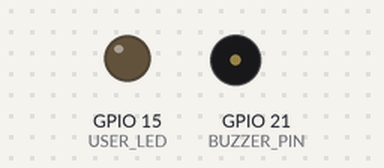
Simulated run of this sketch. Board: ESP32-C6. Shown: output pins drawn as LEDs (lit = HIGH), buzzer (waves = sounding). WiFi joins after 1.5 s; servers stay silent unless stated; random numbers use the default seed unless the sketch sets one; no MQTT or app messages arrive unless stated; what the sketch prints to the serial monitor is not drawn.

Above: at 4.87 s.
At 6.97 s:
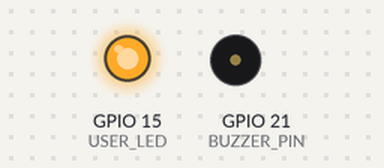
Timing chart, 0 to 7.8 s (numbered marks = the images above):
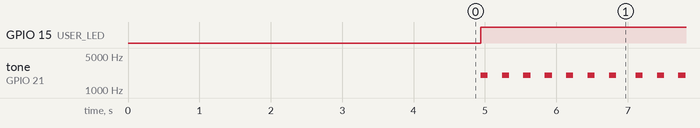

Measured:
- by itself, GPIO 15 (USER_LED): LOW → HIGH at 4.9 s
- by itself, tone on GPIO 21 (BUZZER_PIN): alternates 2000 Hz for 0.10 s and silent for 0.20 s

The sketch:

esp32c6_smart_entryway.ino
```cpp
/**
 * XIAO ESP32-C6 스마트 현관 외출 비서 (통합 테스트 - 수정 완료)
 * "아차, 우산!" AI 기반 외출 알림 시스템 (ESP32-C6 버전)
 *
 * 기능:
 * 1. Wi-Fi 연결 및 날씨 API (KMA) 확인
 * 2. PIR 센서로 사람 감지 (GPIO 1)
 * 3. Mock 객체 인식 (ESP32-C6는 카메라/PSRAM 없음)
 * 4. 로직: 비가 오는데 우산 없음 → 빨간 LED + 부저 경고
 * 5. 우산 챙김 → 초록 LED + 기분 좋은 알림음
 * 6. MQTT로 상태 전송
 * 7. Claude API로 알림 문구 생성 (Mock)
 *
 * 하드웨어 (수정 완료):
 * - XIAO ESP32-C6 (RISC-V 듀얼 코어, 512KB SRAM, 4MB Flash)
 * - 내장 LED (GPIO 15): 빨간색/초록색 표시
 * - 부저 (GPIO 21, D3): 경고음/알림음 (PWM)
 * - PIR 센서 (GPIO 1, D1): 사람 감지
 *
 * 핀 맵 (수정 완료):
 * - GPIO 15: 내장 LED ✓
 * - GPIO 16: UART0 TX (시리얼 통신용) ⚠ 사용 금지
 * - GPIO 17: UART0 RX (시리얼 통신용) ⚠ 사용 금지
 * - GPIO 1: PIR 센서 ✓
 * - GPIO 21: 부저 ✓
 *
 * 참고: GPIO 16, 17은 UART0 기본 핀으로 사용됩니다
 * 부저/PIR 센서에는 GPIO 1, 21 등 일반 GPIO를 사용해야 합니다
 */

#include <WiFi.h>
#include <PubSubClient.h>
#include <HTTPClient.h>
#include <ArduinoJson.h>

// ========== WiFi 설정 ==========
const char* ssid = "ICEE";
const char* password = "icee2026";

// ========== MQTT 설정 ==========
const char* mqtt_server = "192.168.0.43";
const int mqtt_port = 1883;
const char* mqtt_topic_weather = "PSEE/entryway/weather";
const char* mqtt_topic_detection = "PSEE/entryway/detection";
const char* mqtt_topic_alert = "PSEE/entryway/alert";
const char* mqtt_topic_llm = "PSEE/entryway/llm_message";

// ========== 하드웨어 핀 (ESP32-C6 수정 완료) ==========
#define USER_LED 15      // 내장 LED (GPIO 15)
#define BUZZER_PIN 21    // 부저 (GPIO 21, D3) - UART 핀 회피
#define PIR_SENSOR 1     // PIR 센서 (GPIO 1, D1) - UART 핀 회피

// UART0 기본 핀 (시리얼 통신용):
// GPIO 16: TX (송신) - 사용 금지!
// GPIO 17: RX (수신) - 사용 금지!
// 부저/PIR 센서에는 GPIO 1, 21 등 일반 GPIO 사용

// ========== 시연 모드 설정 ==========
#define DEMO_MODE  true  // true: 시연용 Mock 사용, false: PIR 센서 사용
#define USE_PIR_SENSOR false  // true: PIR 센서 사용, false: Mock

// ========== 글로벌 변수 ==========
WiFiClient espClient;
PubSubClient client(espClient);

// 시스템 상태
bool wifiConnected = false;
bool mqttConnected = false;
bool pirSensorReady = false;

// 날씨 상태
bool isRaining = false;
String weatherCondition = "맑음";
float temperature = 20.0;

// 객체 인식 상태 (Mock)
bool personDetected = false;
bool umbrellaDetected = false;

// 시연용 강제 날씨 설정 (DEMO_MODE가 true일 때만 사용)
bool demoRaining = true;           // 시연용: 비 오는 상태 강제
bool demoPersonDetected = true;    // 시연용: 사람 감지 강제
bool demoUmbrellaDetected = false; // 시연용: 우산 없음 강제 (시나리오 1)

// LED/부저 상태
unsigned long lastAlertTime = 0;
const unsigned long alertInterval = 2000;  // 2초마다 경고

// ========== 함수 프로토타입 ==========
void setup_wifi();
void setup_mqtt();
void setup_hardware();
void setup_pir_sensor();
void reconnect();
bool fetch_weather_kma();
bool fetch_weather_mock();
void check_alert_logic();
void set_alert(bool alertActive);
void play_alert_sound(bool warning);
void publish_weather();
void publish_detection();
void publish_alert(String message);
void publish_llm_message(String message);
String generate_llm_message_mock();
bool read_pir_sensor();

void setup() {
  Serial.begin(115200);
  delay(1000);

  Serial.println("\n\n╔════════════════════════════════════════════════╗");
  Serial.println("║   스마트 현관 외출 비서 (ESP32-C6 버전)    ║");
  Serial.println("║           \"아차, 우산!\" AI 시스템             ║");
  Serial.println("╚════════════════════════════════════════════════╝\n");

  // 하드웨어 초기화
  setup_hardware();

  // PIR 센서 초기화 (선택사항)
  if (USE_PIR_SENSOR) {
    setup_pir_sensor();
  }

  // Wi-Fi 연결
  setup_wifi();

  if (wifiConnected) {
    // MQTT 연결
    setup_mqtt();
  }

  // 시스템 준비 상태 출력
  Serial.println("\n════════════════════════════════════════════════");
  Serial.println("시스템 상태 요약 (수정 완료):");
  Serial.printf("  보드: XIAO ESP32-C6 (RISC-V)\n");
  Serial.printf("  메모리: SRAM %dKB, Flash %dMB\n",
                ESP.getHeapSize() / 1024, ESP.getFlashChipSize() / (1024 * 1024));
  Serial.printf("  Wi-Fi: %s\n", wifiConnected ? "✓ 연결됨" : "✗ 연결 실패");
  Serial.printf("  MQTT: %s\n", mqttConnected ? "✓ 연결됨" : "✗ 연결 실패");
  Serial.printf("  PIR 센서: %s (GPIO %d)\n", pirSensorReady ? "✓ 준비됨" : "✗ 사용 안 함", PIR_SENSOR);
  Serial.printf("  부저: GPIO %d (D3)\n", BUZZER_PIN);
  Serial.printf("  시연 모드: %s\n", DEMO_MODE ? "ON (Mock)" : "OFF (실제 센서)");
  Serial.println("════════════════════════════════════════════════\n");

  Serial.println("⚠ 핀 할당 (수정 완료):");
  Serial.println("  - GPIO 15: 내장 LED ✓");
  Serial.println("  - GPIO 16: UART0 TX (시리얼 통신용) - 사용 금지!");
  Serial.println("  - GPIO 17: UART0 RX (시리얼 통신용) - 사용 금지!");
  Serial.println("  - GPIO 1: PIR 센서 (D1) ✓");
  Serial.println("  - GPIO 21: 부저 (D3) ✓\n");

  if (wifiConnected && mqttConnected) {
    Serial.println("✓ 모든 시스템 준비 완료!\n");
    Serial.println("시연 시나리오:");
    Serial.println("1. 날씨: 비 (시연 모드 강제)");
    Serial.println("2. 사람: Mock으로 감지");
    Serial.println("3. 우산: Mock으로 인식");
    Serial.println("   → 우산 없음: 빨간 LED + 부저 경고");
    Serial.println("   → 우산 있음: 초록 LED + 기분 좋은 알림\n");
    Serial.println("참고: ESP32-C6는 내장 카메라/PSRAM이 없어서");
    Serial.println("실제 객체 인식은 외장 카메라 + 별도 AI 모듈 필요\n");
  } else {
    Serial.println("✗ 일부 시스템 준비 실패!\n");
  }

  delay(2000);
}

void loop() {
  // MQTT 연결 유지
  if (wifiConnected) {
    if (!client.connected()) {
      mqttConnected = false;
      reconnect();
    }
    client.loop();
  }

  // 모든 시스템 준비된 경우에만 실행
  if (wifiConnected && mqttConnected) {
    // 날씨 확인 (5분마다)
    static unsigned long lastWeatherCheck = 0;
    if (millis() - lastWeatherCheck >= 300000 || lastWeatherCheck == 0) {
      lastWeatherCheck = millis();

      if (DEMO_MODE) {
        fetch_weather_mock();
      } else {
        fetch_weather_kma();
      }

      if (mqttConnected) {
        publish_weather();
      }
    }

    // 객체 감지 (시연용 Mock, 2초마다)
    static unsigned long lastDetection = 0;
    if (millis() - lastDetection >= 2000) {
      lastDetection = millis();

      if (DEMO_MODE) {
        // Mock 감지
        personDetected = demoPersonDetected;
        umbrellaDetected = demoUmbrellaDetected;

        Serial.println("────────────────────────────────────────────────");
        Serial.println("객체 감지 (Mock):");
        Serial.printf("  사람 감지: %s\n", personDetected ? "예" : "아니오");
        Serial.printf("  우산 감지: %s\n", umbrellaDetected ? "예" : "아니오");
        Serial.println("────────────────────────────────────────────────\n");
      } else if (USE_PIR_SENSOR && pirSensorReady) {
        // PIR 센서 사용
        personDetected = read_pir_sensor();
        umbrellaDetected = false;  // PIR은 사람만 감지

        Serial.println("────────────────────────────────────────────────");
        Serial.println("객체 감지 (PIR 센서 - GPIO 1):");
        Serial.printf("  사람 감지: %s\n", personDetected ? "예" : "아니오");
        Serial.println("────────────────────────────────────────────────\n");
      }

      if (mqttConnected) {
        publish_detection();
      }

      // 경고 로직 체크
      check_alert_logic();
    }

    // 경고 상태 유지 (2초 간격)
    if (isRaining && personDetected && !umbrellaDetected) {
      set_alert(true);
    } else {
      set_alert(false);
    }
  }

  delay(100);
}

// ========== Wi-Fi 설정 ==========
void setup_wifi() {
  Serial.println("════════════════════════════════════════════════");
  Serial.println("Wi-Fi 연결 시작");
  Serial.println("════════════════════════════════════════════════");

  WiFi.mode(WIFI_STA);
  WiFi.begin(ssid, password);

  int attempts = 0;
  while (WiFi.status() != WL_CONNECTED && attempts < 20) {
    delay(500);
    Serial.print(".");
    attempts++;
  }

  if (WiFi.status() == WL_CONNECTED) {
    wifiConnected = true;
    Serial.println("\n✓ Wi-Fi 연결 완료!");
    Serial.printf("  IP: %s\n", WiFi.localIP().toString().c_str());
    Serial.printf("  신호: %d dBm\n", WiFi.RSSI());
  } else {
    Serial.println("\n✗ Wi-Fi 연결 실패!");
    wifiConnected = false;
  }

  Serial.println("════════════════════════════════════════════════\n");
}

// ========== MQTT 설정 ==========
void setup_mqtt() {
  Serial.println("════════════════════════════════════════════════");
  Serial.println("MQTT Broker 연결");
  Serial.println("════════════════════════════════════════════════");

  client.setServer(mqtt_server, mqtt_port);
  reconnect();

  Serial.println("════════════════════════════════════════════════\n");
}

void reconnect() {
  if (!wifiConnected) return;

  String clientId = "PSEE-SmartEntryway-C6-" + String(random(0xffff), HEX);

  if (client.connect(clientId.c_str())) {
    mqttConnected = true;
    Serial.println("✓ MQTT 접속 성공!");
  } else {
    mqttConnected = false;
    Serial.printf("✗ MQTT 접속 실패 (rc=%d)\n", client.state());
  }
}

// ========== 하드웨어 설정 ==========
void setup_hardware() {
  // 내장 LED (GPIO 15)
  pinMode(USER_LED, OUTPUT);
  digitalWrite(USER_LED, LOW);  // 초기: 초록색

  // 부저 (GPIO 21, PWM)
  ledcSetup(0, 2000, 8);  // 채널 0, 2000Hz, 8비트 해상도
  ledcAttachPin(BUZZER_PIN, 0);
  ledcWrite(0, 0);  // 초기: 꺼짐

  Serial.println("════════════════════════════════════════════════");
  Serial.println("하드웨어 초기화 (수정 완료)");
  Serial.println("════════════════════════════════════════════════");
  Serial.printf("  내장 LED: GPIO %d\n", USER_LED);
  Serial.printf("  부저: GPIO %d (D3)\n", BUZZER_PIN);
  Serial.printf("  PIR 센서: GPIO %d (D1) %s\n", PIR_SENSOR, pirSensorReady ? "✓ 준비됨" : "사용 안 함");
  Serial.printf("  UART0: GPIO 16(TX), 17(RX) - 시리얼 통신용 (사용 금지)\n");
  Serial.println("════════════════════════════════════════════════\n");
}

// ========== PIR 센서 설정 ==========
void setup_pir_sensor() {
  Serial.println("════════════════════════════════════════════════");
  Serial.println("PIR 센서 초기화 (수정 완료)");
  Serial.println("════════════════════════════════════════════════");

  pinMode(PIR_SENSOR, INPUT);
  pirSensorReady = true;

  Serial.println("✓ PIR 센서 준비 완료!");
  Serial.printf("  PIR 센서: GPIO %d (D1)\n", PIR_SENSOR);
  Serial.println("════════════════════════════════════════════════\n");
}

// ========== PIR 센서 읽기 ==========
bool read_pir_sensor() {
  return digitalRead(PIR_SENSOR) == HIGH;
}

// ========== 날씨 API (KMA) ==========
bool fetch_weather_kma() {
  // TODO: 기상청 API 구현
  // 현재는 Mock으로 대체
  Serial.println("⚠ 실제 KMA API 구현 필요 (현재 Mock 사용)");
  return fetch_weather_mock();
}

bool fetch_weather_mock() {
  // 시연용 Mock 데이터
  isRaining = demoRaining;
  weatherCondition = isRaining ? "비" : "맑음";
  temperature = 18.0 + (random(-50, 50) / 10.0);

  Serial.println("════════════════════════════════════════════════");
  Serial.println("날씨 정보 (Mock)");
  Serial.println("════════════════════════════════════════════════");
  Serial.printf("  날씨: %s\n", weatherCondition.c_str());
  Serial.printf("  온도: %.1f°C\n", temperature);
  Serial.printf("  비 여부: %s\n", isRaining ? "예" : "아니오");
  Serial.println("════════════════════════════════════════════════\n");

  return true;
}

// ========== 경고 로직 ==========
void check_alert_logic() {
  bool needAlert = isRaining && personDetected && !umbrellaDetected;

  if (needAlert && mqttConnected) {
    // 경고 메시지 생성
    String message = "오늘 오후 3시에 비 소식이 있습니다! 우산을 꼭 챙기세요.";
    publish_alert(message);

    // LLM 메시지 생성 (Mock)
    String llmMessage = generate_llm_message_mock();
    publish_llm_message(llmMessage);
  } else if (!needAlert && umbrellaDetected && mqttConnected) {
    // 준비 완료 메시지
    String message = "준비 완료! 좋은 하루 되세요.";
    publish_alert(message);
  }
}

void set_alert(bool alertActive) {
  if (alertActive) {
    digitalWrite(USER_LED, HIGH);  // 빨간색
    play_alert_sound(true);
  } else {
    digitalWrite(USER_LED, LOW);   // 초록색
    play_alert_sound(false);
  }
}

void play_alert_sound(bool warning) {
  if (warning) {
    // 경고음: 빠른 비프 (삐빅!)
    ledcWriteTone(0, 2000);
    delay(100);
    ledcWriteTone(0, 0);
    delay(100);
  } else {
    // 알림음: 기분 좋은 멜로디 (딩동댕~)
    ledcWriteTone(0, 523);  // C5
    delay(200);
    ledcWriteTone(0, 659);  // E5
    delay(200);
    ledcWriteTone(0, 784);  // G5
    delay(200);
    ledcWriteTone(0, 0);
  }
}

// ========== MQTT 메시지 전송 ==========
void publish_weather() {
  StaticJsonDocument<200> doc;
  doc["condition"] = weatherCondition;
  doc["temperature"] = temperature;
  doc["is_raining"] = isRaining;
  doc["device"] = "XIAO-ESP32C6";
  doc["timestamp"] = millis();

  String jsonStr;
  serializeJson(doc, jsonStr);

  client.publish(mqtt_topic_weather, jsonStr.c_str());
  Serial.printf("MQTT [날씨]: %s\n", jsonStr.c_str());
}

void publish_detection() {
  StaticJsonDocument<200> doc;
  doc["person_detected"] = personDetected;
  doc["umbrella_detected"] = umbrellaDetected;
  doc["method"] = DEMO_MODE ? "mock" : (USE_PIR_SENSOR ? "pir_sensor_gpio1" : "none");
  doc["device"] = "XIAO-ESP32C6";
  doc["timestamp"] = millis();

  String jsonStr;
  serializeJson(doc, jsonStr);

  client.publish(mqtt_topic_detection, jsonStr.c_str());
  Serial.printf("MQTT [감지]: %s\n", jsonStr.c_str());
}

void publish_alert(String message) {
  StaticJsonDocument<200> doc;
  doc["message"] = message;
  doc["alert_type"] = (isRaining && personDetected && !umbrellaDetected) ? "warning" : "info";
  doc["device"] = "XIAO-ESP32C6";
  doc["timestamp"] = millis();

  String jsonStr;
  serializeJson(doc, jsonStr);

  client.publish(mqtt_topic_alert, jsonStr.c_str());
  Serial.printf("MQTT [알림]: %s\n", jsonStr.c_str());
}

void publish_llm_message(String message) {
  StaticJsonDocument<500> doc;
  doc["message"] = message;
  doc["model"] = "claude-3-5-sonnet-20240620";
  doc["device"] = "XIAO-ESP32C6";
  doc["timestamp"] = millis();

  String jsonStr;
  serializeJson(doc, jsonStr);

  client.publish(mqtt_topic_llm, jsonStr.c_str());
  Serial.printf("MQTT [LLM]: %s\n", jsonStr.c_str());
}

// ========== LLM 메시지 생성 (Mock) ==========
String generate_llm_message_mock() {
  if (isRaining && !umbrellaDetected) {
    return "오늘 오후 3시에 비 소식이 있습니다! 우산을 꼭 챙기세요. 감기 조심하세요! ☔";
  } else if (umbrellaDetected) {
    return "준비 완료! 우산을 잘 챙기셨네요. 좋은 하루 되세요! 🌟";
  } else {
    return "오늘은 날씨가 좋습니다! 안전하게 다녀오세요! ☀️";
  }
}
```
